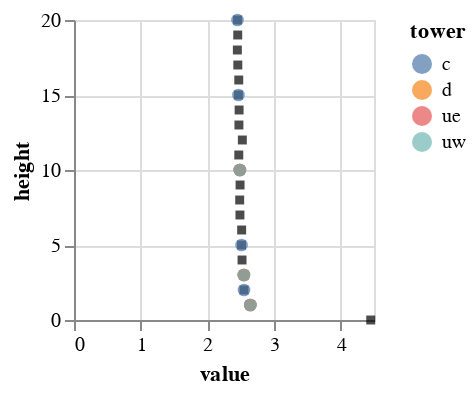

Source (notebook cell):
### Code cell
alt.Chart(
    (
    1000 * tidy_df[tidy_df.measurement=='specific humidity'].groupby(['tower', 'height'])[['value']].mean() *\
    tidy_df[tidy_df.measurement=='air density'].groupby(['tower', 'height'])[['value']].mean()
    ).reset_index()
).mark_point(shape='square', filled=True, color='black', size=20).encode(
    alt.X("value:Q"),
    alt.Y("height:Q")
).properties(width=150, height = 150)\
+ alt.Chart(
    tidy_df[tidy_df.measurement=='Water vapor density'].groupby(['variable', 'tower', 'height'])[['value']].mean().reset_index()
).mark_circle(size=40).encode(
    alt.X("value:Q"),
    alt.Y("height:Q"),
    alt.Color('tower:N')
).properties(width=150, height = 150)

### Figure 1 — Vega-Lite specification as saved in the notebook (floating-point values rounded to 4 significant figures)
{"config": {"view": {"continuousWidth": 300, "continuousHeight": 300}}, "layer": [{"data": {"name": "data-4a1a6e930803676c1005709ca8008458"}, "mark": {"type": "point", "color": "black", "filled": true, "shape": "square", "size": 20}, "encoding": {"x": {"field": "value", "type": "quantitative"}, "y": {"field": "height", "type": "quantitative"}}}, {"data": {"name": "data-ad3d4d827db4ff38a6dd157e9a1d61e2"}, "mark": {"type": "circle", "size": 40}, "encoding": {"color": {"field": "tower", "type": "nominal"}, "x": {"field": "value", "type": "quantitative"}, "y": {"field": "height", "type": "quantitative"}}}], "height": 150, "width": 150, "$schema": "https://vega.github.io/schema/vega-lite/v5.17.0.json", "datasets": {"data-4a1a6e930803676c1005709ca8008458": [{"tower": "c", "height": 0.0, "value": 4.451}, {"tower": "c", "height": 1.0, "value": 2.644}, {"tower": "c", "height": 2.0, "value": 2.55}, {"tower": "c", "height": 3.0, "value": 2.548}, {"tower": "c", "height": 4.0, "value": 2.521}, {"tower": "c", "height": 5.0, "value": 2.513}, {"tower": "c", "height": 6.0, "value": 2.515}, {"tower": "c", "height": 7.0, "value": 2.489}, {"tower": "c", "height": 8.0, "value": 2.485}, {"tower": "c", "height": 9.0, "value": 2.491}, {"tower": "c", "height": 10.0, "value": 2.488}, {"tower": "c", "height": 11.0, "value": 2.472}, {"tower": "c", "height": 12.0, "value": 2.525}, {"tower": "c", "height": 13.0, "value": 2.474}, {"tower": "c", "height": 14.0, "value": 2.477}, {"tower": "c", "height": 15.0, "value": 2.467}, {"tower": "c", "height": 16.0, "value": 2.471}, {"tower": "c", "height": 17.0, "value": 2.457}, {"tower": "c", "height": 18.0, "value": 2.45}, {"tower": "c", "height": 19.0, "value": 2.456}, {"tower": "c", "height": 20.0, "value": 2.453}, {"tower": "d", "height": 0.0, "value": null}], "data-ad3d4d827db4ff38a6dd157e9a1d61e2": [{"variable": "h2o_10m_c", "tower": "c", "height": 10.0, "value": 2.488}, {"variable": "h2o_10m_d", "tower": "d", "height": 10.0, "value": 2.488}, {"variable": "h2o_10m_ue", "tower": "ue", "height": 10.0, "value": 2.488}, {"variable": "h2o_10m_uw", "tower": "uw", "height": 10.0, "value": 2.488}, {"variable": "h2o_15m_c", "tower": "c", "height": 15.0, "value": 2.467}, {"variable": "h2o_1m_c", "tower": "c", "height": 1.0, "value": 2.644}, {"variable": "h2o_1m_d", "tower": "d", "height": 1.0, "value": 2.644}, {"variable": "h2o_1m_ue", "tower": "ue", "height": 1.0, "value": 2.644}, {"variable": "h2o_1m_uw", "tower": "uw", "height": 1.0, "value": 2.644}, {"variable": "h2o_20m_c", "tower": "c", "height": 20.0, "value": 2.453}, {"variable": "h2o_2m_c", "tower": "c", "height": 2.0, "value": 2.55}, {"variable": "h2o_3m_c", "tower": "c", "height": 3.0, "value": 2.548}, {"variable": "h2o_3m_d", "tower": "d", "height": 3.0, "value": 2.548}, {"variable": "h2o_3m_ue", "tower": "ue", "height": 3.0, "value": 2.548}, {"variable": "h2o_3m_uw", "tower": "uw", "height": 3.0, "value": 2.548}, {"variable": "h2o_5m_c", "tower": "c", "height": 5.0, "value": 2.513}]}}
